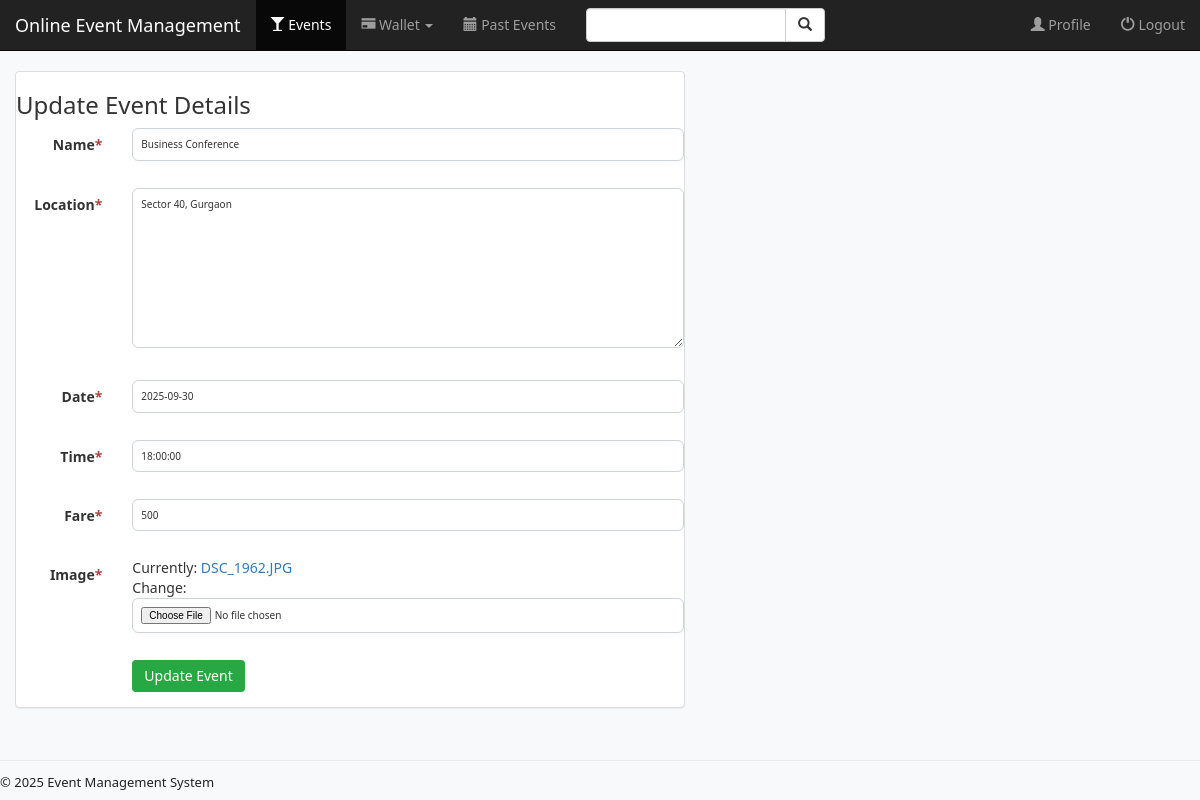
Page /event/update/2/ on the earlier database version.
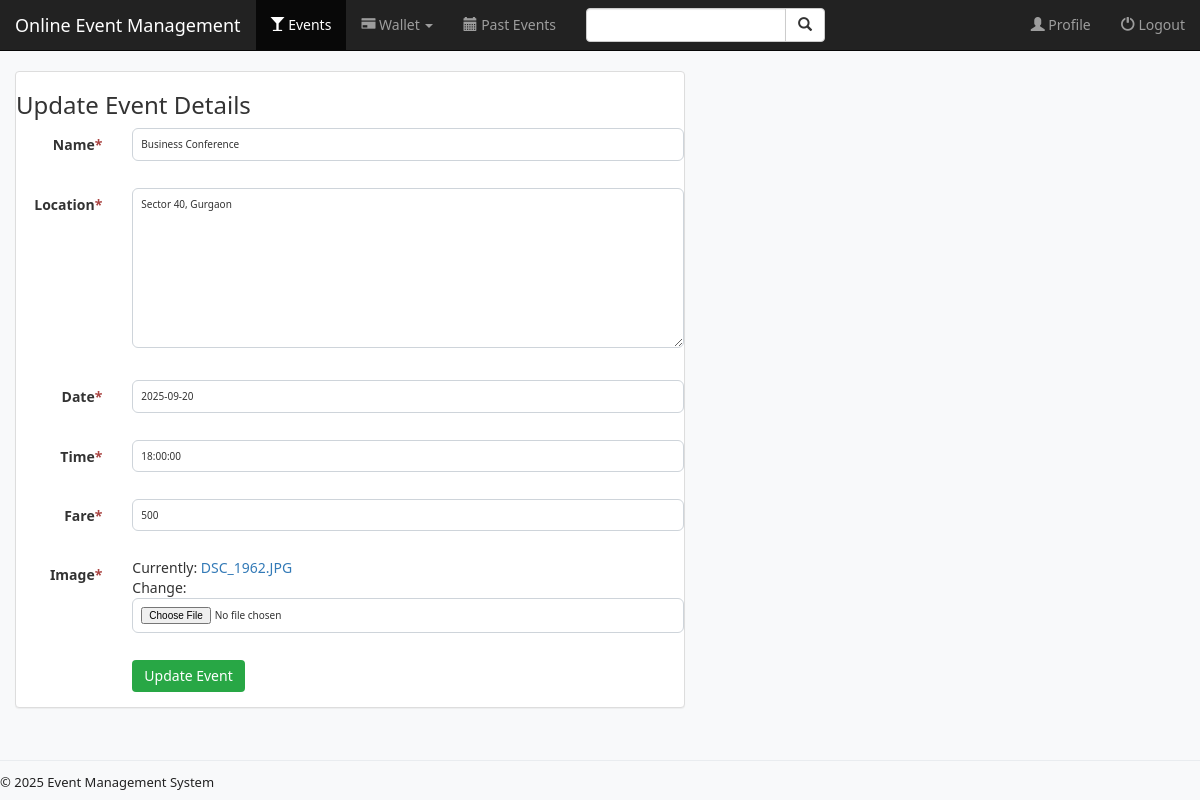
Same page on the later database version.
### event/models.py (models this page shows, shortened)
class Event(models.Model):
    name = models.CharField(max_length=50, null=False)
    image = models.ImageField(default='settings.MEDIA_ROOT/default_event.jpg')
    location = models.TextField(max_length=500, null=False)
    date = models.DateField(null=True)
    time = models.TimeField(null=True)
    manager = models.ForeignKey(User, on_delete=models.CASCADE)
    fare = models.PositiveIntegerField(null=True)

### event/views.py (the view, shortened to what this page needs)
# urls.py: re_path(r'^update/(?P<pk>[0-9]+)/$', views.EventUpdate.as_view(), name='update_event'),
class EventUpdate(UpdateView):
    model = Event
    form_class = EventForm
    def get(self, request, *args, **kwargs):
        pk = kwargs.get('pk')
        event = get_object_or_404(Event, pk=pk)
        form = self.form_class(instance=event)
        user = request.user
        tickets = Ticket.objects.filter(event=event)
        return render(request, 'event/event_form.html', {
            'form': form,
            'event': event,
            'user': user,
            'tickets': tickets,
        })

### event/forms.py
class EventForm(forms.ModelForm):
    class Meta:
        model = Event
        fields = ['name', 'location', 'date', 'time', 'fare', 'image']

### event/templates/event/event_form.html (shortened to what this page needs)
{% extends "event/base.html" %}
{% block events_active %}active{% endblock %}
{% block body %}
<div class="container-fluid">
    <div class="row">
        <div class="col-sm-12 col-md-7">
            <div class="panel panel-default">
                <h3>Update Event Details</h3>
                <form class="form-horizontal" role="form" method="post" enctype="multipart/form-data">
                    {% include "event/form_template.html" %}
                    <div class="form-group">
                        <div class="col-sm-offset-2 col-sm-10">
                            <button type="submit" class="btn btn-success">Update Event</button>
                        </div>
                    </div>
                </form>
            </div>
        </div>
    </div>
</div>
{% endblock %}

### event/templates/event/form_template.html (shortened to what this page needs)
{% for field in form %}
<div class="form-group">
    <label class="control-label col-sm-2" style="text-align:right;">
        {{ field.label }}{% if field.field.required %}<span class="text-danger">*</span>{% endif %}
    </label>
    <div class="col-sm-10">
        {{ field }}
    </div>
</div>
{% endfor %}

Differences in the rows shown:
changed Event "Business Conference": date "2025-09-30" → "2025-09-20"
